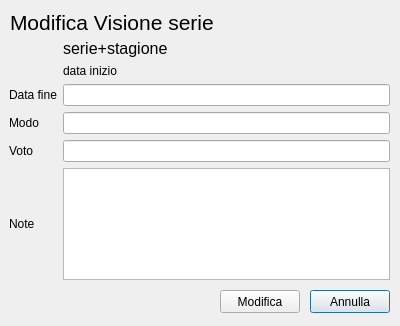
<?xml version="1.0" encoding="UTF-8"?>
<ui version="4.0">
 <class>Dialog_modifica_visione_serie</class>
 <widget class="QDialog" name="Dialog_modifica_visione_serie">
  <property name="geometry">
   <rect>
    <x>0</x>
    <y>0</y>
    <width>400</width>
    <height>326</height>
   </rect>
  </property>
  <property name="windowTitle">
   <string>Dialog</string>
  </property>
  <widget class="QLabel" name="label">
   <property name="geometry">
    <rect>
     <x>10</x>
     <y>10</y>
     <width>361</width>
     <height>25</height>
    </rect>
   </property>
   <property name="font">
    <font>
     <pointsize>16</pointsize>
    </font>
   </property>
   <property name="text">
    <string>Modifica Visione serie</string>
   </property>
  </widget>
  <widget class="QWidget" name="gridLayoutWidget">
   <property name="geometry">
    <rect>
     <x>9</x>
     <y>39</y>
     <width>381</width>
     <height>241</height>
    </rect>
   </property>
   <layout class="QGridLayout" name="gridLayout">
    <item row="2" column="0">
     <widget class="QLabel" name="label_2">
      <property name="text">
       <string>Data fine</string>
      </property>
     </widget>
    </item>
    <item row="3" column="0">
     <widget class="QLabel" name="label_3">
      <property name="text">
       <string>Modo</string>
      </property>
     </widget>
    </item>
    <item row="3" column="1">
     <widget class="QLineEdit" name="modo"/>
    </item>
    <item row="4" column="0">
     <widget class="QLabel" name="label_6">
      <property name="text">
       <string>Voto</string>
      </property>
     </widget>
    </item>
    <item row="0" column="1">
     <widget class="QLabel" name="stagione">
      <property name="font">
       <font>
        <pointsize>12</pointsize>
       </font>
      </property>
      <property name="text">
       <string>serie+stagione</string>
      </property>
     </widget>
    </item>
    <item row="1" column="1">
     <widget class="QLabel" name="inizio">
      <property name="text">
       <string>data inizio</string>
      </property>
     </widget>
    </item>
    <item row="2" column="1">
     <widget class="QLineEdit" name="fine"/>
    </item>
    <item row="5" column="0">
     <widget class="QLabel" name="label_7">
      <property name="text">
       <string>Note</string>
      </property>
     </widget>
    </item>
    <item row="4" column="1">
     <widget class="QLineEdit" name="voto"/>
    </item>
    <item row="5" column="1">
     <widget class="QTextEdit" name="note"/>
    </item>
   </layout>
  </widget>
  <widget class="QPushButton" name="annulla">
   <property name="geometry">
    <rect>
     <x>310</x>
     <y>290</y>
     <width>80</width>
     <height>23</height>
    </rect>
   </property>
   <property name="text">
    <string>Annulla</string>
   </property>
  </widget>
  <widget class="QPushButton" name="modifica">
   <property name="geometry">
    <rect>
     <x>220</x>
     <y>290</y>
     <width>80</width>
     <height>23</height>
    </rect>
   </property>
   <property name="text">
    <string>Modifica</string>
   </property>
  </widget>
 </widget>
 <resources/>
 <connections/>
</ui>
